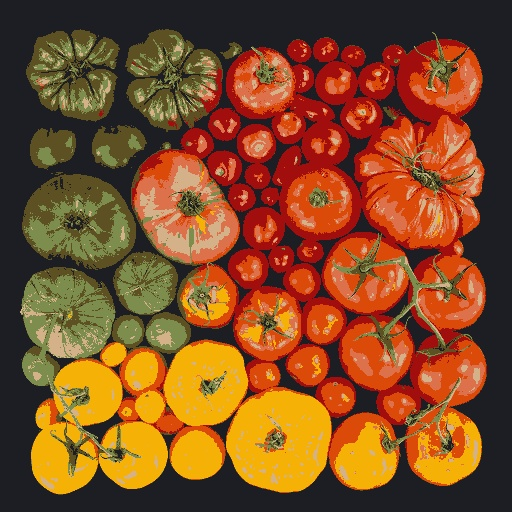
//> input picture Tarefa 2/k-imagem0.jpg, 512 x 512 px, given in place of the camera
$ ./filtroHomomorfico   (built with g++ and OpenCV 4)
//> lines starting //> are read from the running program, lines starting //| are printed output that depends on the picture
#include <iostream>
#include <opencv2/opencv.hpp>
#include <vector>

using namespace std;
using namespace cv;

Mat complexImage;
Mat padded, filter;
Mat image, imagegray, magI;
Mat_<float> realInput, zeros, ones;
vector<Mat> planos;

float yl = 0, yh = 0, d0 = 0, c = 0;
float ylmax = 100, yhmax = 100, d0max = 256, cmax = 100;
int yl_slider = 1, yh_slider = 1, d0_slider = 1, c_slider = 1;

//para calculo da DFT
int dft_M, dft_N;


// troca os quadrantes da imagem da DFT
void deslocaDFT(Mat& image) {
  Mat tmp, A, B, C, D;

  // se a imagem tiver tamanho impar, recorta a regiao para
  // evitar cópias de tamanho desigual
  image = image(Rect(0, 0, image.cols & -2, image.rows & -2));
  int cx = image.cols / 2;
  int cy = image.rows / 2;

  // reorganiza os quadrantes da transformada
  // A B   ->  D C
  // C D       B A
  A = image(Rect(0, 0, cx, cy));
  B = image(Rect(cx, 0, cx, cy));
  C = image(Rect(0, cy, cx, cy));
  D = image(Rect(cx, cy, cx, cy));

  // A <-> D
  A.copyTo(tmp);
  D.copyTo(A);
  tmp.copyTo(D);

  // C <-> B
  C.copyTo(tmp);
  B.copyTo(C);
  tmp.copyTo(B);
}

void filtro(){
  Mat filter = Mat(padded.size(), CV_32FC2, Scalar(0));
  Mat tmp = Mat(dft_M, dft_N, CV_32F);
  float d2, exp, filtroH;
  for (int i = 0; i < dft_M; i++) {
      for (int j = 0; j < dft_N; j++) {
          d2 = pow(i - dft_M/2.0, 2) + pow(j - dft_N/2.0, 2);
          exp = - c*(d2/pow(d0, 2));
          filtroH = (yh - yl)*(1 - expf(exp) ) + yl;
          tmp.at<float> (i,j) = filtroH;
      }
  }

  Mat comps[] = {tmp, tmp};
  merge(comps, 2, filter);

  Mat dftClone = complexImage.clone();

  mulSpectrums(dftClone,filter,dftClone,0);

  // exibe o espectro
  planos.clear();
  split(filter, planos);

  Mat magn, angl, anglInt, magnInt;

  magnitude(planos[0], planos[1], planos[0]);
  magI = planos[0];
  magI += Scalar::all(1);
  log(magI, magI);
  normalize(magI, magI, 0, 255, NORM_MINMAX);
  magI.convertTo(magnInt, CV_8U);
  imshow("Espectro", magnInt);

  deslocaDFT(dftClone);

  idft(dftClone, dftClone);

  split (dftClone, planos);

  normalize(planos[0], planos[0], 0, 1, CV_MINMAX);

  imshow("Filtro Homomorfico", planos[0]);
}


void on_trackbar_yl(int, void*){
    yl = (float) yl_slider;
    yl = ylmax*yl/100.0;
    filtro();
}

void on_trackbar_d0(int, void*){
    d0 = d0_slider*d0max/100.0;
    filtro();
}

void on_trackbar_yh(int, void*) {
    yh = yh_slider*yhmax/100.0;
    filtro();
}
void on_trackbar_c(int, void*) {
    c = c_slider*cmax / 100.0;
    filtro();
}


int main() {

  VideoCapture cap;

  // guarda tecla capturada
  char key;

  // abre a câmera
  cap.open(0);
  if (!cap.isOpened()){
    return -1;
  }

  cap.set(CAP_PROP_FRAME_WIDTH, 640);
  cap.set(CAP_PROP_FRAME_HEIGHT, 480);

  // captura uma imagem para recuperar as
  // informacoes de gravação
  cap >> image;
//> image is the input picture: 512 rows x 512 cols, CV_8UC3; mean B, G, R 35.7, 76.5, 130.1

  // identifica os tamanhos otimos para
  // calculo do FFT
  dft_M = getOptimalDFTSize(image.rows);
//> dft_M = 512
  dft_N = getOptimalDFTSize(image.cols);
//> dft_N = 512

  // realiza o padding da imagem
  copyMakeBorder(image, padded, 0, dft_M - image.rows, 0,
                     dft_N - image.cols,BORDER_CONSTANT,
                     Scalar::all(0));

  // parte imaginaria da matriz complexa (preenchida com zeros)
  zeros = Mat_<float>::zeros(padded.size());
  ones = Mat_<float>::zeros(padded.size());

  // prepara a matriz complexa para ser preenchida
  complexImage = Mat(padded.size(), CV_32FC2,Scalar(0));

  // a função de transferencia (filtro de frequencia) deve ter o
  // mesmo tamanho e tipo da matriz complexa
  filter = complexImage.clone();

  namedWindow("original", 0);
  namedWindow("Filtro Homomorfico", 1);

  /* Cria as barras de rolagem com todos os parâmetros. */
    createTrackbar( "YH", "Filtro Homomorfico",
                  &yh_slider,
                  100.0,
                  on_trackbar_yh);
    on_trackbar_yh(yh_slider,0);
//> after the loop in filtro, `for (int i = 0; i < dft_M; i++)`: tmp: 512 rows x 512 cols, CV_32FC1; every value is NaN or infinite

    createTrackbar( "YL", "Filtro Homomorfico",
                  &yl_slider,
                  100.0,
                  on_trackbar_yl);
    on_trackbar_yl(yl_slider,0);

    createTrackbar( "D0", "Filtro Homomorfico",
                  &d0_slider,
                  100.0,
                  on_trackbar_d0 );
    on_trackbar_d0(d0_slider,0);
//> after the loop in filtro (call 3), `for (int i = 0; i < dft_M; i++)`: tmp: 512 rows x 512 cols, CV_32FC1; every value is 1

    createTrackbar( "C", "Filtro Homomorfico",
                  &c_slider,
                  100.0,
                  on_trackbar_c);
    on_trackbar_c(c_slider,0);

  for(;;){
    //namedWindow("original", 0);
    cap >> image;  // get a new frame from camera
    cvtColor(image, imagegray, COLOR_BGR2GRAY);
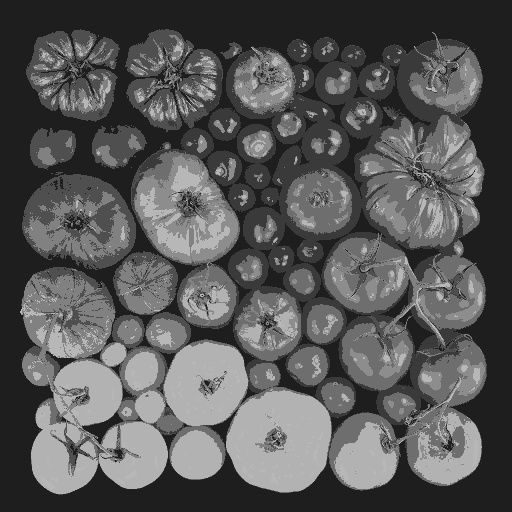
//> imagegray: 512 rows x 512 cols, CV_8UC1; min 22, max 191, mean 87.9
    flip(imagegray, imagegray, 1);
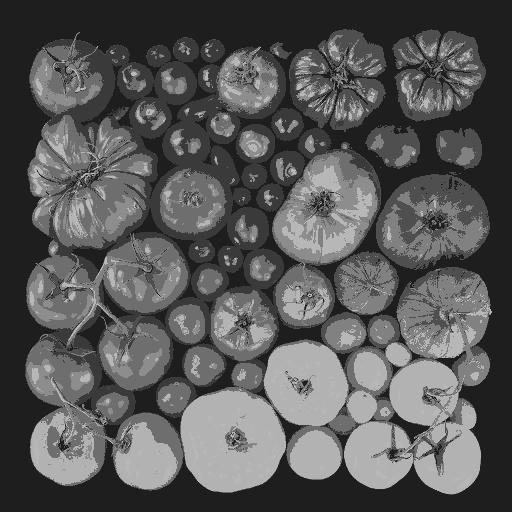
//> imagegray: 512 rows x 512 cols, CV_8UC1; min 22, max 191, mean 87.9
    imshow("original", imagegray);

    // realiza o padding da imagem
    copyMakeBorder(imagegray, padded, 0, dft_M - image.rows, 0,
                       dft_N - image.cols, BORDER_CONSTANT,
                       Scalar::all(0));

    // limpa o array de matrizes que vao compor a
    // imagem complexa
    planos.clear();
    // cria a compoente real
    realInput = Mat_<float>(padded);
    // insere as duas componentes no array de matrizes
    planos.push_back(realInput);
    planos.push_back(zeros);
//> planos[1]: 512 rows x 512 cols, CV_32FC1; every value is 0

    // combina o array de matrizes em uma unica
    // componente complexa
    merge(planos, complexImage);

    // calcula o dft
    dft(complexImage, complexImage);
    // realiza a troca de quadrantes
    deslocaDFT(complexImage);

    filtro();
//> in filtro (call 5), `magnitude(planos[0], planos[1], planos[0]);`: planos[0]: 512 rows x 512 cols, CV_32FC1; every value is 1.41
//> in filtro (call 5), `magI += Scalar::all(1);`: magI: 512 rows x 512 cols, CV_32FC1; every value is 2.41
//> in filtro (call 5), `split (dftClone, planos);`:
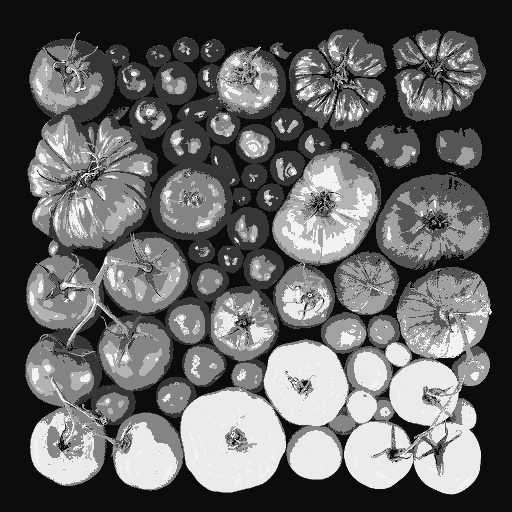
//> planos[0]: 512 rows x 512 cols, CV_32FC1; min 5767162, max 50069496, mean 23029548; drawn with min black and max white

    key = (char) waitKey(10);
//> the Esc key is pressed
    if (key == 27) break;

  }

  return 0;
}
